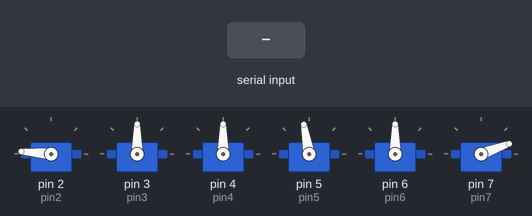
Recording of a sketch running on a simulated Arduino Uno, built with avr-gcc and run on an emulated ATmega328P. Parts: 6 × servo. The inputs (shaded band) are chosen by the test bench. What the sketch prints to the serial monitor is not drawn.

Above: at 1.4 s.
1.5 s: "11\n" received over Serial
At 2.4 s:
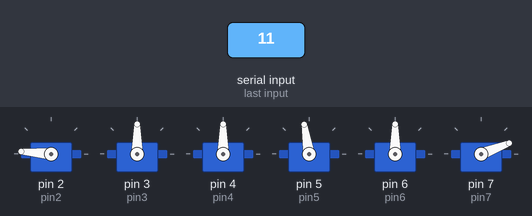
3.0 s: "22\n" received over Serial
At 3.6 s:
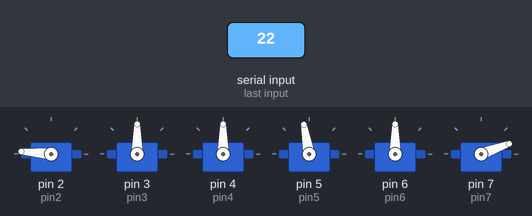
4.5 s: "12\n" received over Serial
At 5.7 s:
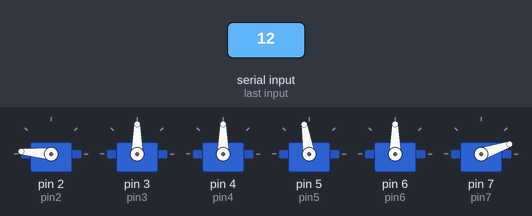
6.0 s: "22\n" received over Serial
At 7.1 s:
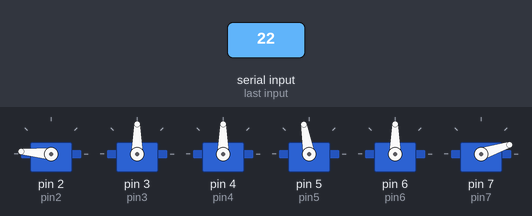
Timing chart, 0 to 8.5 s (numbered marks = the images above; inputs shaded):
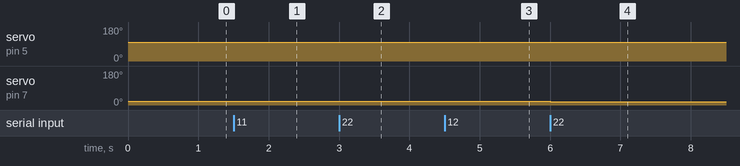

Measured:
- after the input at 1.5 s, servo on pin 5 (pin5): 100° → 99° at once; servo on pin 7 (pin7): 20° → 21° at once
- after the input at 3.0 s, servo on pin 5 (pin5): 99° → 100° at once; servo on pin 7 (pin7): 21° → 20° at once
- after the input at 4.5 s, servo on pin 5 (pin5): 100° → 99° at once; servo on pin 7 (pin7): 20° → 19° at once
- after the input at 6.0 s, servo on pin 5 (pin5): 99° → 100° at once; servo on pin 7 (pin7): 19° → 18° at once

The sketch:

demo03.ino
```cpp
#include <Servo.h>

#define  baudrate 9600  // com port speed. Must match your setting
#define distancex 1  // x servo rotation steps
#define distancey 1  // y servo rotation steps

int val = 0;
int posx = 0;
int posy=0;


Servo pin2;
Servo pin3;
Servo pin4;
Servo pin5;
Servo pin6;
Servo pin7;

void setup() {
  Serial.begin(baudrate);        // connect to the serial port
  Serial.setTimeout(20);
  Serial.println("Starting Cam-servo Face tracker");

  pinMode(2, OUTPUT);
  pinMode(3, OUTPUT);
  pinMode(4, OUTPUT);
  pinMode(5, OUTPUT);
  pinMode(6, OUTPUT);
  pinMode(7, OUTPUT);

  pin2.attach(2);
  pin3.attach(3);
  pin4.attach(4);
  pin5.attach(5);
  pin6.attach(6);
  pin7.attach(7);

  // center servos
  pin2.write(175);   //axis
  pin3.write(90);
  pin4.write(90);
  pin5.write(100);   //base
  pin6.write(90);
  pin7.write(20);     //down01

  delay(200);
}


void loop () {

  while (Serial.available() <= 0); // wait for incoming serial data

  if(Serial.available() >= 1){

    val = 11;

    val = Serial.parseInt();

    posx = pin5.read();
    posy = pin7.read();

    if(val == 11){

      posx = posx -= distancex;
      posy = posy += distancey;

      if(posx > 5 && posx < 175 && posy > 5 && posy < 175){

        pin5.write(posx);
        pin7.write(posy);

       }
    }
    else if(val == 12){
      posx = posx -= distancex;
      posy = posy -= distancey;

      if(posx > 5 && posx < 175 && posy > 5 && posy < 175){

        pin5.write(posx);
        pin7.write(posy);

       }
    }
    else if(val == 21){
      posx = posx += distancex;
      posy = posy += distancey;

      if(posx > 5 && posx < 175 && posy > 5 && posy < 175){

        pin5.write(posx);
        pin7.write(posy);

       }
    }
    else if(val == 22){
      posx = posx += distancex;
      posy = posy -= distancey;

      if(posx > 5 && posx < 175 && posy > 5 && posy < 175){

        pin5.write(posx);
        pin7.write(posy);

       }
    }
     else if(val == 10){
      posx = posx -= distancex;

      if(posx > 5 && posx < 175 && posy > 5 && posy < 175){

        pin5.write(posx);


       }
    }
     else if(val == 20){
      posx = posx += distancex;


      if(posx > 5 && posx < 175 && posy > 5 && posy < 175){

        pin5.write(posx);


       }
    }
     else if(val == 01){

      posy = posy += distancey;

      if(posx > 5 && posx < 175 && posy > 5 && posy < 175){


        pin7.write(posy);

       }
    }
      else if(val == 02){

      posy = posy -= distancey;

      if(posx > 5 && posx < 175 && posy > 5 && posy < 175){


        pin7.write(posy);

       }
    }
  }
}
```
